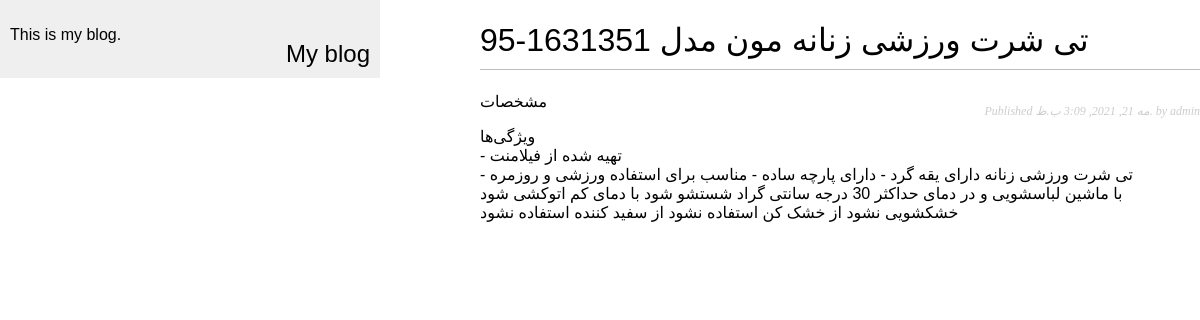
The app's page /shop/2021/5/21/t-shrt-orzsh-znnh-mon-mdl-1631351-95/ with its own data.
### shop/models.py (models this page shows, shortened)
class shop(models.Model):
    title = models.CharField(max_length=250)
    slug = models.SlugField(max_length=250,unique_for_date='publish')
    user = models.ForeignKey(User,on_delete=models.CASCADE, related_name='Shop_posts')
    body = models.TextField()
    publish = models.DateTimeField(default=timezone.now)
    created = models.DateTimeField(auto_now_add=True)
    updated = models.DateTimeField(auto_now=True)
    class Meta:
        ordering = ('-publish',)

### shop/views.py (the view)
def shop_detail(request, year, month, day, post):
        post = get_object_or_404(shop, slug=post,
                                        publish__year=year,
                                        publish__month=month,
                                        publish__day=day)
        return render(request,'shop/post/detali.html',{'post': post})

### shop/templates/shop/post/detali.html (shortened to what this page needs)
{% extends "shop/base.html" %}
{% block content %}
<h1>{{ post.title }}</h1>
<p class="date">
    Published {{ post.publish }} by {{ post.user }}
</p>
<font face='Bnazenin,Tahoma,Arial,Serif'> مشخصات </font>
{{ post.body|linebreaks }}
{% endblock %}

### shop/static/css/shop.css (style rules this page uses)
body { margin:0; padding:0; font-family:helvetica, sans-serif; }
h1 { font-weight:normal; border-bottom:1px solid #bbb; padding:0 0 10px 0; float:center; }
p.date { color:#ccc; font-family: georgia, serif; font-size: 12px; font-style: italic; float:right; }

### records on screen
shop: title "تی شرت ورزشی زنانه مون مدل 1631351-95", publish "مه 21, 2021, 3:09 ب.ظ.", body "ویژگی‌ها - تهیه شده از فیلامنت - تی شرت ورزشی زنانه دارای یقه گرد - دارای پارچه ساده - مناسب برای استفاده ورزشی و روزمره با ماشین لباسشویی و در دمای حداکثر 30 درجه سانتی گراد شستشو شود با دمای کم اتوکشی شود خشکشویی نشود از خشک کن استفاده نشود از سفید کننده استفاده نشود"
